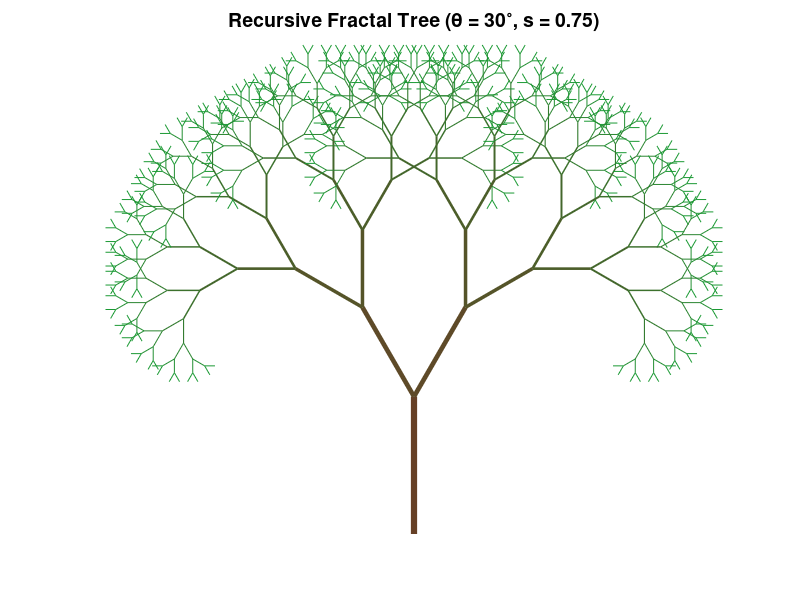

MATLAB code to generate this figure:
function question2_fractal_tree()
    %% QUESTION 2: Draw a Basic Recursive Fractal Tree
    % 1. Implements a recursive function that draws a line segment, then 
    %    two child branches rotated by +/-theta and scaled by factor s.
    % 2. Stops recursion when depth reaches maxDepth or branch length < minLength.
    % 3. Plots the tree with axis equal and no axes.

    clear;
    close all;
    clc;
    
    % Configuration parameters
    theta = pi/6;        % rotation angle (30 degrees in radians)
    s = 0.75;            % scaling factor (length scale)
    maxDepth = 10;       % maximum recursion depth
    minLength = 0.02;    % minimum branch length to draw
    
    % Initial trunk configuration
    x0 = 0; y0 = 0;      % start at root (bottom center)
    len = 1.0;           % length of initial trunk
    angle = pi/2;        % grow vertically upwards
    
    % Set up figure with custom aesthetics
    figure('Color', [0.95, 0.95, 0.95]);
    hold on;
    
    % Call the recursive function
    draw_branch(x0, y0, len, angle, 1, maxDepth, minLength, theta, s);
    
    % Apply plot settings
    axis equal;
    axis off;
    title('Recursive Fractal Tree (\theta = 30^\circ, s = 0.75)', 'FontSize', 14, 'FontWeight', 'bold');
    
    % Save high-resolution figure
    print(gcf, '-dpng', '-r300', 'question2_fractal_tree_octave.png');
    fprintf('Fractal tree plotted and saved successfully.\n');
end

function draw_branch(x0, y0, len, angle, depth, maxDepth, minLength, theta, s)
    % Termination criteria
    if depth > maxDepth || len < minLength
        return;
    end
    
    % Calculate end coordinates of the current branch segment
    x1 = x0 + len * cos(angle);
    y1 = y0 + len * sin(angle);
    
    % Make branches thinner and greener/lighter as depth increases
    % Base trunk is thick brown, outer branches are thin green
    trunk_color = [0.4, 0.25, 0.15]; % brown
    leaf_color = [0.1, 0.6, 0.2];    % green
    t = (depth - 1) / (maxDepth - 1); % interpolate color based on depth
    color = (1-t)*trunk_color + t*leaf_color;
    
    linewidth = max(0.5, 4.5 * (0.75^(depth-1)));
    
    % Plot current segment
    plot([x0, x1], [y0, y1], 'Color', color, 'LineWidth', linewidth);
    
    % Recurse left (+theta) and right (-theta) with scaled length and increased depth
    draw_branch(x1, y1, len * s, angle + theta, depth + 1, maxDepth, minLength, theta, s);
    draw_branch(x1, y1, len * s, angle - theta, depth + 1, maxDepth, minLength, theta, s);
end
